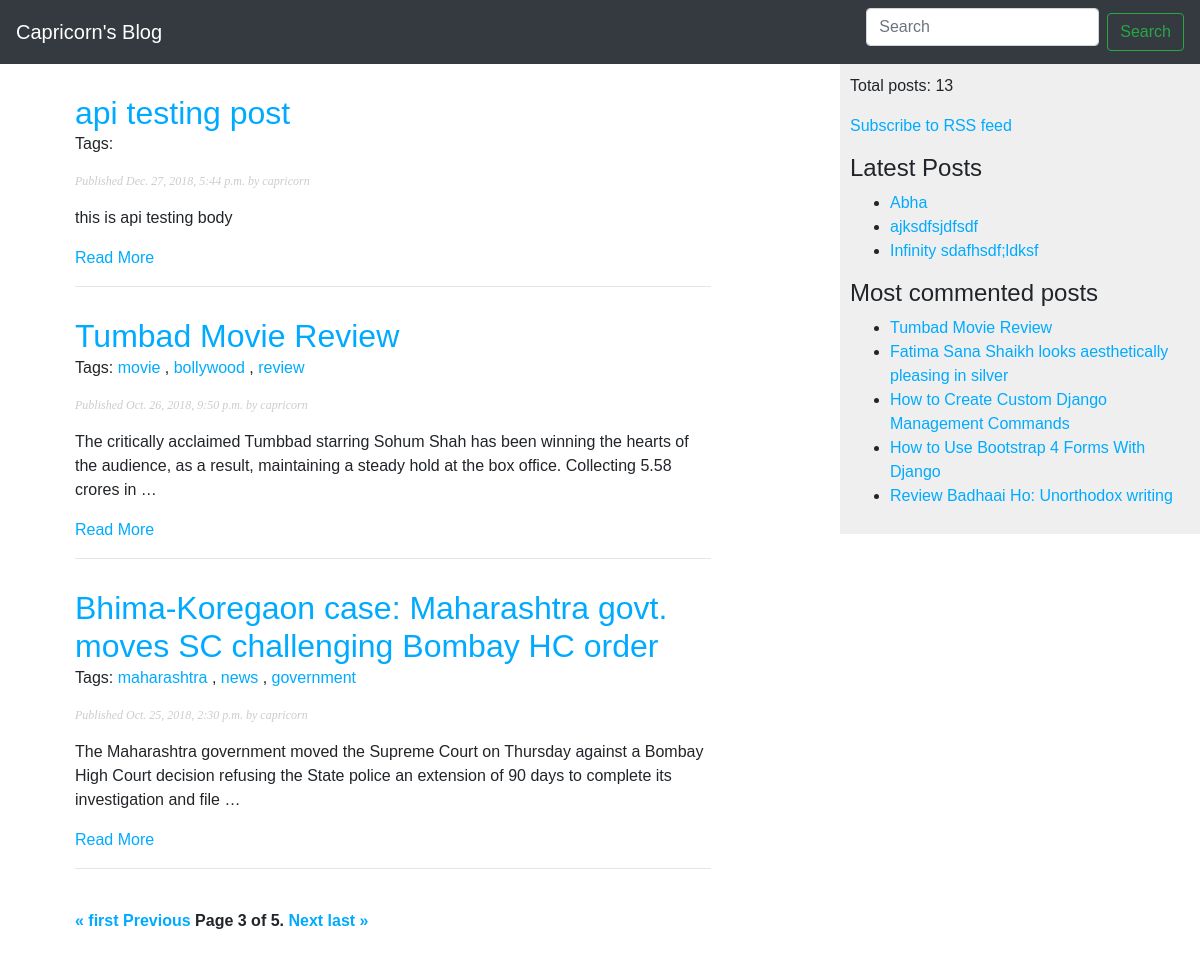
/?page=3, run on the app's committed database.
### blog/models.py (models this page shows, shortened)
class Post(models.Model):
    STATUS_CHOICE = (
        ('draft', 'Draft'),
        ('published', 'Published'),
    )
    title = models.CharField(max_length=250)
    slug = models.SlugField(max_length=250, unique_for_date='publish', blank=True, null=False)
    author = models.ForeignKey(User, on_delete=models.CASCADE, related_name='blog_posts')
    body = models.TextField()
    publish = models.DateTimeField(default=timezone.now)
    created = models.DateTimeField(auto_now_add=True)
    updated = models.DateTimeField(auto_now=True)
    status = models.CharField(max_length=10, choices=STATUS_CHOICE, default='draft')
    objects = models.Manager()  # default manager
    published = PublishedManager()  # custom manager
    tags = TaggableManager()
    class Meta:
        ordering = ('-publish',)
    def get_absolute_url(self):
        return reverse('blog:post_detail', args=[
            self.publish.year,
            self.publish.month,
            self.publish.day,
            self.slug
        ])

### blog/views.py (the view)
# urls.py: path('', views.post_list, name='post_list'),
def post_list(request, tag_slug=None):
    posts = Post.published.all()
    tag = None
    if tag_slug:
        tag = get_object_or_404(Tag, slug=tag_slug)
        posts = posts.filter(tags__in=[tag])
    paginator = Paginator(posts, 3)  # 3 posts in each page
    page = request.GET.get('page')
    try:
        posts = paginator.page(page)
    except PageNotAnInteger:
        posts = paginator.page(1)
    except EmptyPage:
        posts = paginator.page(paginator.num_pages)
    template = 'blog/post/list.html'
    context = {
        'posts': posts,
        'page': page,
        'tag': tag
    }
    return render(request, template_name=template, context=context)

### blog/models.py (called while the page is built)
    def get_queryset(self):
        return super().get_queryset().filter(status='published')

### blog/templatetags/blog_tags.py (called while the page is built)
@register.simple_tag
def total_posts():
    return Post.published.count()

@register.inclusion_tag('blog/snippets/latest_posts.html')
def show_latest_posts(count=5):
    latest_posts = Post.published.order_by('-publish')[:count]
    return {'latest_posts': latest_posts}

@register.simple_tag
def get_most_commented_posts(count=5):
    return Post.published.annotate(total_comments=Count('comments')).order_by('-total_comments')[:count]

@register.filter(name='markdown')
def markdown_format(text):
    return mark_safe(markdown.markdown(text))

### blog/templates/blog/post/list.html (shortened to what this page needs)
{% extends 'blog/base.html' %}
{% load blog_tags %}
{% block content %}
    {% for post in posts %}
        <h2><a href="{{ post.get_absolute_url }}">{{ post.title }}</a></h2>
        <p class="tags">
            Tags:
            {% for tag in post.tags.all %}
                <a href="{% url 'blog:post_list_by_tag' tag.slug %}">{{ tag.name }}</a>
                {% if not forloop.last %}, {% endif %}
            {% endfor %}
        </p>
        <p class="date">Published {{ post.publish }} by {{ post.author }}</p>
        {{ post.body|truncatewords:30|markdown }}
        <p><a href="{{ post.get_absolute_url }}">Read More</a></p>
        <hr>
    {% endfor %}
    {% include "blog/snippets/pagination.html" with page=posts %}
{% endblock %}

### blog/templates/blog/base.html (shortened to what this page needs)
{% load blog_tags %}
{% load static %}
<!DOCTYPE html>
<html lang="en">
<head>
    <link rel="stylesheet" href="https://stackpath.bootstrapcdn.com/bootstrap/4.1.3/css/bootstrap.min.css"
>
    <link rel="stylesheet" href="{% static 'css/blog_app.css' %}">
</head>
<body>
<nav class="navbar navbar-dark bg-dark">
    <a href="{% url 'blog:post_list' %}" class="navbar-brand">Capricorn's Blog</a>
    <form class="form-inline" method="get" action="{% url 'blog:post_search' %}">
        <input class="form-control mr-sm-2" name="query" type="search" placeholder="Search" aria-label="Search">
        <button class="btn btn-outline-success my-2 my-sm-0" type="submit">Search</button>
    </form>
</nav>
<div class="container">
    <div id="content">
        {% block content %}
        {% endblock %}
    </div>
</div>
<div id="sidebar">
    <p>Total posts: {% total_posts %}</p>
    <p><a href="{% url 'blog:post_feed' %}">Subscribe to RSS feed</a></p>
    <h4>Latest Posts</h4>
    {% show_latest_posts 3 %}
    <h4>Most commented posts</h4>
    {% get_most_commented_posts as most_commented_posts %}
    <ul>
        {% for post in most_commented_posts %}
            <li><a href="{{ post.get_absolute_url }}">{{ post.title }}</a></li>
        {% endfor %}
    </ul>
</div>
</body>
</html>

### blog/templates/blog/snippets/latest_posts.html
<ul>
    {% for post in latest_posts %}
        <li><a href="{{ post.get_absolute_url }}">{{ post.title }}</a></li>
    {% endfor %}
</ul>

### blog/static/css/blog_app.css (style rules this page uses)
body { margin:0; padding:0; font-family:helvetica, sans-serif; }
a { color:#00abff; text-decoration:none; }
h2 { font-weight:normal; margin:30px 0 0; }
#content { float:left; width:60%; padding:0 0 0 30px; }
#sidebar { float:right; width:30%; padding:10px; background:#efefef; height:100%; }
p.date { color:#ccc; font-family: georgia, serif; font-size: 12px; font-style: italic; }
input, textarea { clear:both; float:left; margin:0 0 10px; background:#ededed; border:0; padding:6px 10px; font-size:12px; }

### data on the page
Post: title "api testing post", publish "Dec. 27, 2018, 5:44 p.m.", author "capricorn", body "this is api testing body"
Post: title "Tumbad Movie Review", publish "Oct. 26, 2018, 9:50 p.m.", author "capricorn", body "The critically acclaimed Tumbbad starring Sohum Shah has been winning the hearts of the audience, as a result, maintaining a steady hold at the box office. Collecting 5.58 crores in …"
Tag: name "movie"
Tag: name "bollywood"
Tag: name "review"
Post: title "Bhima-Koregaon case: Maharashtra govt. moves SC challenging Bombay HC order", publish "Oct. 25, 2018, 2:30 p.m.", author "capricorn", body "The Maharashtra government moved the Supreme Court on Thursday against a Bombay High Court decision refusing the State police an extension of 90 days to complete its investigation and file …"
Tag: name "maharashtra"
Tag: name "news"
Tag: name "government"
Post: title "Abha"
Post: title "ajksdfsjdfsdf"
Post: title "Infinity sdafhsdf;ldksf"
Post: title "Fatima Sana Shaikh looks aesthetically pleasing in silver"
Post: title "How to Create Custom Django Management Commands"
Post: title "How to Use Bootstrap 4 Forms With Django"
Post: title "Review Badhaai Ho: Unorthodox writing"

### other printed values
{{ page.number }} "3"
{{ page.paginator.num_pages }} "5"
